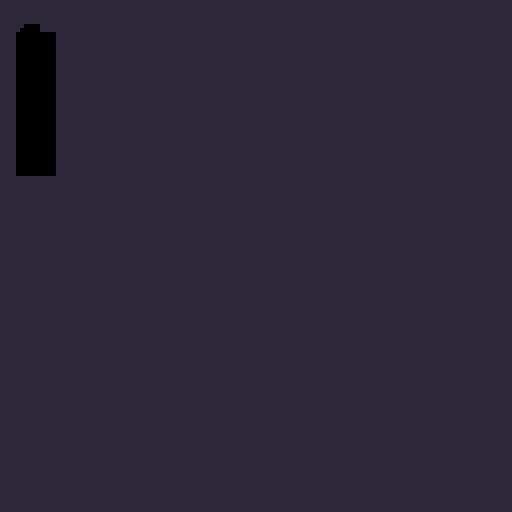

The image is a tile-based game level rendered from a .tmx file. Its description and source (layers, tilesets, objects; grid data summarised) follow:
An orthogonal 128x128 tile map with 4x4 px tiles, 1 tile layer (Bounds), 3 hidden layers not drawn.

<map version="1.0" orientation="orthogonal" renderorder="right-down" width="128" height="128" tilewidth="4" tileheight="4" nextobjectid="1">
 <tileset firstgid="1" name="dungeon" tilewidth="4" tileheight="4" tilecount="3840" columns="96">
  <image source="images/dungeon.png" width="384" height="160" />
 </tileset>
 <layer name="Bounds" width="128" height="128">
  <data>[16384 cells, 16015 non-empty, 2 distinct tile ids]</data>
 </layer>
 <layer name="Floors" width="128" height="128" visible="0">
  <data>[16384 cells, 385 non-empty, 16 distinct tile ids]</data>
 </layer>
 <layer name="WallsBg" width="128" height="128" visible="0">
  <data>[16384 cells, 200 non-empty, 139 distinct tile ids]</data>
 </layer>
 <layer name="WallsFg" width="128" height="128" visible="0">
  <data>[16384 cells, 55 non-empty, 19 distinct tile ids]</data>
 </layer>
</map>
